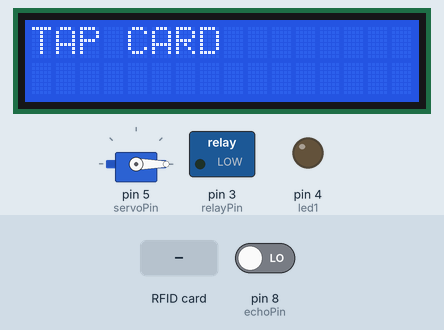
Simulated run of this sketch. Board: Arduino Uno, built with avr-gcc and run on an emulated ATmega328P. Parts: 16×2 character LCD, servo, switched loads named in the sketch (green lamp = pin HIGH), output pins drawn as LEDs (lit = HIGH). The inputs (shaded band) are chosen by the test bench; at power-on: pin 8 (echoPin) LOW. Pins used as bus, display or sensor lines are not drawn; what the sketch prints to the serial monitor is not drawn.

Above: at 1.7 s.
1.8 s: RFID card 4C 8B EF 38 held to the reader
At 3.4 s:
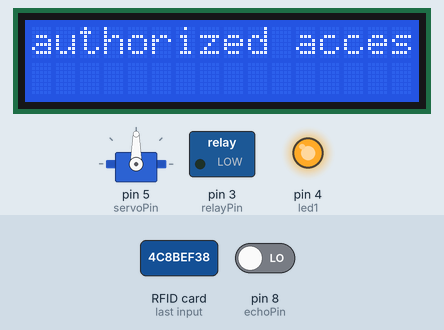
5.7 s: RFID card 5E 7A 19 C4 held to the reader
At 7.2 s:
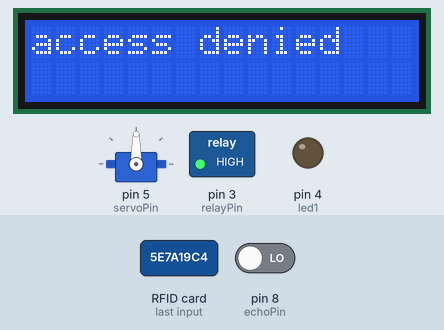
8.9 s: RFID card 4C 8B EF 38 held to the reader
At 10.4 s:
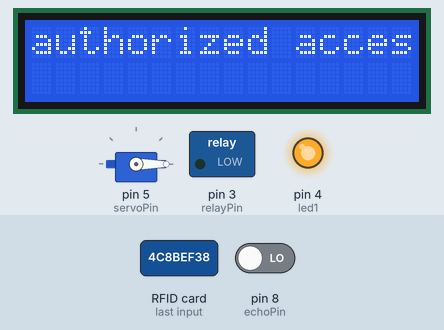
13.0 s: RFID card 5E 7A 19 C4 held to the reader
At 15.2 s:
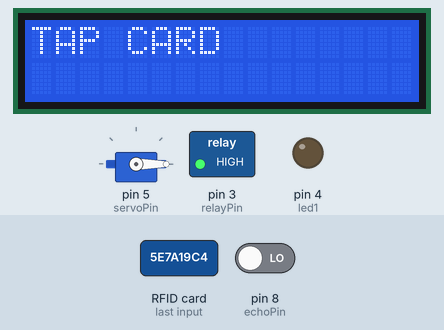
Timing chart, 0 to 16.7 s (numbered marks = the images above; inputs shaded):
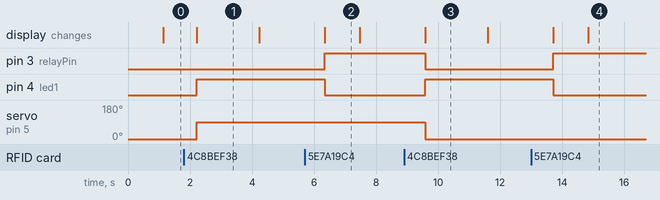

The sketch:

automatic_door_opening_system.ino
```cpp
#include <LiquidCrystal_I2C.h>
#include <Servo.h>

#include <SPI.h>
#include <MFRC522.h>


const int trigPin = 7;
const int echoPin = 8;
const int relayPin = 3;
int servoPin = 5;
int led1 = 4;
int rstPin = 9 ;
int ssPin = 10 ;
int mosiPin = 11;// rfid miso pin
int misoPin = 12;//rfid mosi pin
int sckPin = 13;
int angle = 0;// micro servo angle


LiquidCrystal_I2C lcd(0x27, 16, 2);
MFRC522 mfrc522(ssPin, rstPin);
Servo servo;

long duration;
int distance_cm;

void setup() {


  Serial.begin(9600);// initialises the serial printer
  SPI.begin();
  mfrc522.PCD_Init();//initiate rfid


  lcd.init();//initiate lcd
  lcd.backlight();
  lcd.clear();
  pinMode(trigPin, OUTPUT);
  pinMode(echoPin, INPUT);

  pinMode(relayPin, OUTPUT);
  pinMode(led1, OUTPUT);


  servo.attach (servoPin);
  servo.write(angle);

}

void loop() {

  digitalWrite(trigPin, HIGH);
  delay(10);
  digitalWrite(trigPin, LOW);

  duration = pulseIn(echoPin, HIGH);

  distance_cm = 0.034 / 2 * duration;

  if (distance_cm <= 20)
  {

    lcd.setCursor(0, 0);
    lcd.clear();
    lcd.print("TAP CARD");

  }


  if ( ! mfrc522.PICC_IsNewCardPresent())
  {
    return;
  }

  if ( ! mfrc522.PICC_ReadCardSerial())
  {
    return;
  }

  Serial.print("UID tag :");
  String content = "";
  byte letter;
  for (byte i = 0; i < mfrc522.uid.size; i++)
  {
    Serial.print(mfrc522.uid.uidByte[i] < 0x10 ? " 0" : " ");
    Serial.print(mfrc522.uid.uidByte[i], HEX);
    content.concat(String(mfrc522.uid.uidByte[i] < 0x10 ? " 0" : " "));
    content.concat(String(mfrc522.uid.uidByte[i], HEX));
  }
  Serial.println();
  Serial.println("Message : ");
  content.toUpperCase();

  if (content.substring(1) == "4C 8B EF 38")

  {

    lcd.setCursor(0,0);
    lcd.clear();
    lcd.print("authorized access");

    digitalWrite(led1, HIGH);
    digitalWrite(relayPin, LOW);
    if (angle == 0)
    {
      angle = 90;
    }

    else       // (angle==90);
    {
      angle = 0;
    }
    servo.write(angle);

    delay(1000);
  }


  else {
    lcd.setCursor(0,0);
    lcd.clear();
    lcd.print("access denied");

    digitalWrite(relayPin, HIGH);
    digitalWrite(led1, LOW);
    delay(100);
  }
  Serial.println(distance_cm);
}
```

Measured:
- after the input at 1.8 s, pin 4 (led1): LOW → HIGH after 0.41 s; servo on pin 5 (servoPin): 0° → 90° after 0.41 s; the display: changes after 0.41 s (image 1)
- after the input at 5.7 s, pin 3 (relayPin): LOW → HIGH after 0.64 s; pin 4 (led1): HIGH → LOW after 0.64 s; the display: changes after 0.64 s (image 2)
- after the input at 8.9 s, pin 3 (relayPin): HIGH → LOW after 0.68 s; pin 4 (led1): LOW → HIGH after 0.68 s; servo on pin 5 (servoPin): 90° → 0° after 0.68 s; the display: changes after 0.68 s (image 3)
- after the input at 13.0 s, pin 3 (relayPin): LOW → HIGH after 0.72 s; pin 4 (led1): HIGH → LOW after 0.72 s; the display: first changes after 0.72 s (image 4 shows a later state)
- what the display in image 1 shows lasts 2.0 s, from 2.2 s to 4.2 s
- what the display in image 2 shows lasts 1.2 s, from 6.3 s to 7.5 s
